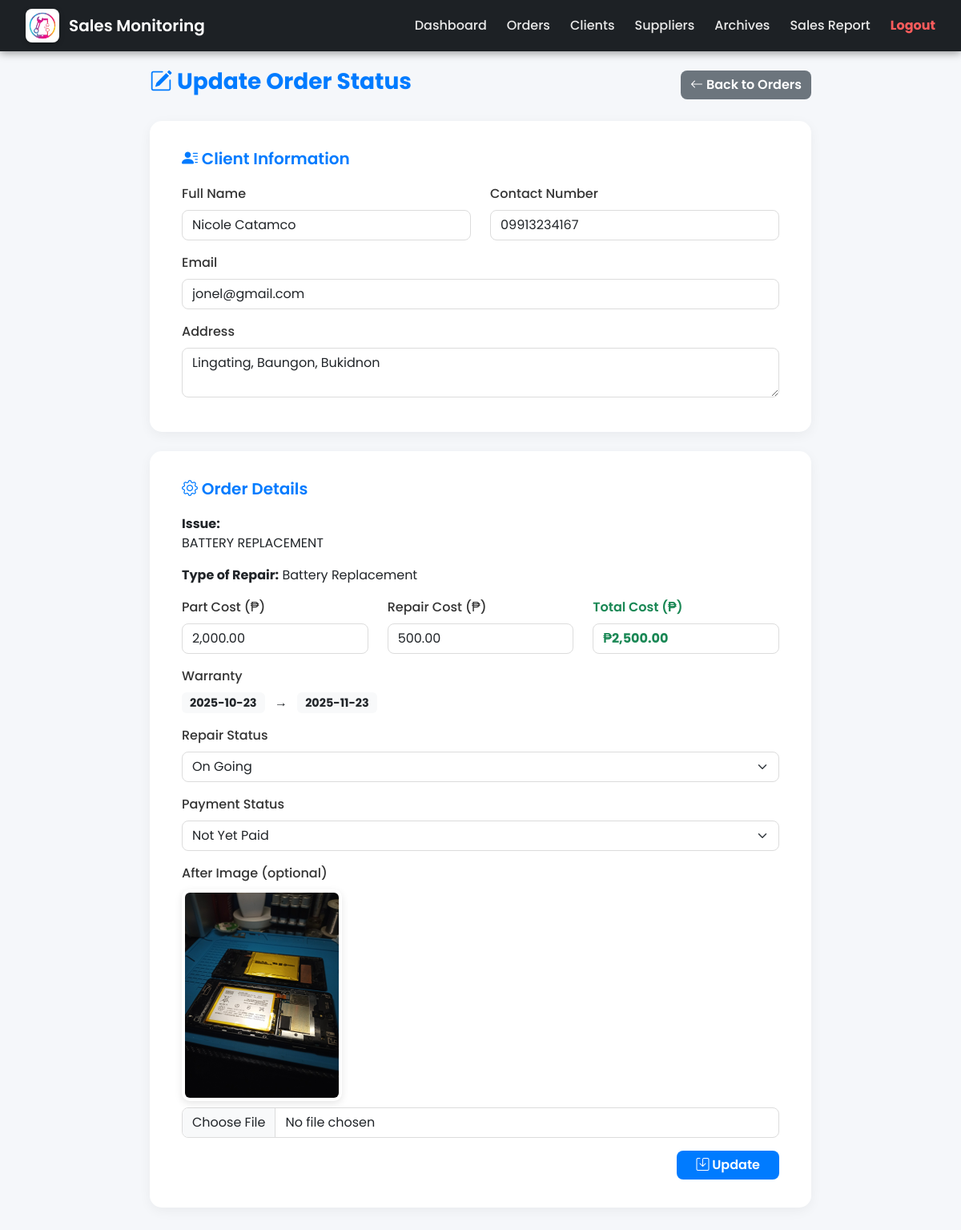
Screenshot of /pages/update_order_status.php?id=22 (signed in) with the database file from the repository.
### tables this page shows
CREATE TABLE `orders` (
  `order_id` int(11) NOT NULL,
  `client_id` int(11) NOT NULL,
  `issue` text DEFAULT NULL,
  `type_of_repair` text DEFAULT NULL,
  `total_amount` decimal(10,2) NOT NULL DEFAULT 0.00,
  `status` enum('Pending','On Going','Done','Finished','Pending Payment') DEFAULT 'Pending',
  `payment_status` enum('Not Yet Paid','Paid Downpayment','Paid Full in Cash','Pending','Paid','Unpaid') DEFAULT 'Not Yet Paid',
  `warranty_start` date DEFAULT curdate(),
  `warranty_end` date DEFAULT NULL,
  `date_created` datetime DEFAULT current_timestamp(),
  `created_at` timestamp NOT NULL DEFAULT current_timestamp(),
  `before_image` varchar(255) DEFAULT NULL,
  `after_image` varchar(255) DEFAULT NULL,
  `is_archived` tinyint(1) DEFAULT 0
);

CREATE TABLE `clients` (
  `client_id` int(11) NOT NULL,
  `fullname` varchar(255) NOT NULL,
  `contact_number` varchar(50) NOT NULL,
  `address` text NOT NULL,
  `email` varchar(255) NOT NULL,
  `date_added` datetime DEFAULT current_timestamp()
);

CREATE TABLE `order_details` (
  `detail_id` int(11) NOT NULL,
  `order_id` int(11) NOT NULL,
  `issue_description` text DEFAULT NULL,
  `part_name` varchar(255) DEFAULT NULL,
  `part_cost` decimal(10,2) DEFAULT NULL,
  `repair_cost` decimal(10,2) DEFAULT NULL,
  `category` varchar(100) DEFAULT NULL,
  `total_cost` decimal(10,2) NOT NULL DEFAULT 0.00,
  `photo` varchar(255) DEFAULT NULL,
  `date_added` datetime DEFAULT current_timestamp()
);

### pages/update_order_status.php (the view, shortened to what this page needs)
<?php
include('../db_connect.php');
$order_id = intval($_GET['id']);
$sql = "
  SELECT
    o.order_id,
    o.status AS repair_status,
    o.payment_status,
    o.warranty_start,
    o.warranty_end,
    o.before_image,
    o.after_image,
    o.type_of_repair,
    o.issue,
    c.fullname,
    c.contact_number,
    c.address,
    c.email,
    d.part_cost,
    d.repair_cost,
    d.total_cost
  FROM orders o
  LEFT JOIN clients c ON o.client_id = c.client_id
  LEFT JOIN order_details d ON o.order_id = d.order_id
  WHERE o.order_id = ?
  LIMIT 1
";
$stmt = $conn->prepare($sql);
$stmt->bind_param('i', $order_id);
$stmt->execute();
$res = $stmt->get_result();
$order = $res->fetch_assoc();
?>
<?php include('../includes/header.php'); ?>
<main class="main-content">
  <div class="container" style="max-width:850px;">
    <div class="d-flex justify-content-between align-items-center mb-4">
      <h3><i class="bi bi-pencil-square"></i> Update Order Status</h3>
      <a href="orders.php" class="btn btn-secondary">
        <i class="bi bi-arrow-left"></i> Back to Orders
      </a>
    </div>
    <div class="card mb-4">
      <h5><i class="bi bi-person-lines-fill"></i> Client Information</h5>
      <div class="row">
        <div class="col-md-6 mb-3">
          <label class="form-label">Full Name</label>
          <input class="form-control" value="<?php echo htmlspecialchars($order['fullname']); ?>" readonly>
        </div>
        <div class="col-md-6 mb-3">
          <label class="form-label">Contact Number</label>
          <input class="form-control" value="<?php echo htmlspecialchars($order['contact_number']); ?>" readonly>
        </div>
        <div class="col-md-12 mb-3">
          <label class="form-label">Email</label>
          <input class="form-control" value="<?php echo htmlspecialchars($order['email']); ?>" readonly>
        </div>
        <div class="col-md-12 mb-2">
          <label class="form-label">Address</label>
          <textarea class="form-control" rows="2" readonly><?php echo htmlspecialchars($order['address']); ?></textarea>
        </div>
      </div>
    </div>
    <form method="POST" enctype="multipart/form-data">
      <div class="card">
        <h5><i class="bi bi-gear"></i> Order Details</h5>
        <p><strong>Issue:</strong><br><?php echo nl2br(htmlspecialchars($order['issue'] ?? '')); ?></p>
        <p><strong>Type of Repair:</strong> <?php echo htmlspecialchars($order['type_of_repair'] ?? ''); ?></p>
        <div class="row mb-3">
          <div class="col-md-4">
            <label class="form-label">Part Cost (₱)</label>
            <input class="form-control" value="<?php echo number_format($order['part_cost'] ?? 0, 2); ?>" readonly>
          </div>
          <div class="col-md-4">
            <label class="form-label">Repair Cost (₱)</label>
            <input class="form-control" value="<?php echo number_format($order['repair_cost'] ?? 0, 2); ?>" readonly>
          </div>
          <div class="col-md-4">
            <label class="form-label text-success fw-semibold">Total Cost (₱)</label>
            <input class="form-control text-success fw-bold" value="₱<?php echo number_format($order['total_cost'] ?? 0, 2); ?>" readonly>
          </div>
        </div>
        <div class="mb-3">
          <label class="form-label">Warranty</label>
          <div>
            <span class="badge bg-light text-dark"><?php echo htmlspecialchars($order['warranty_start'] ?? ''); ?></span>
            <span class="mx-2">→</span>
            <span class="badge bg-light text-dark"><?php echo htmlspecialchars($order['warranty_end'] ?? ''); ?></span>
          </div>
        </div>
        <div class="mb-3">
          <label class="form-label">Repair Status</label>
          <select name="repair_status" class="form-select" required>
            <option value="On Going" <?php if (($order['repair_status'] ?? '') === 'On Going') echo 'selected'; ?>>On Going</option>
          </select>
        </div>
        <div class="mb-3">
          <label class="form-label">Payment Status</label>
          <select name="payment_status" class="form-select" required>
            <option value="Not Yet Paid" <?php if (($order['payment_status'] ?? '') === 'Not Yet Paid') echo 'selected'; ?>>Not Yet Paid</option>
          </select>
        </div>
        <div class="mb-3">
          <label class="form-label">After Image (optional)</label>
          <?php if (!empty($order['after_image'])): ?>
            <div class="mb-2">
              <img src="../assets/uploads/<?php echo htmlspecialchars($order['after_image']); ?>" alt="After image" class="img-thumbnail" style="max-width:200px;">
            </div>
          <?php else: ?>
            <p class="text-muted">No after image uploaded.</p>
          <?php endif; ?>
          <input type="file" name="after_image" class="form-control" accept="image/*">
        </div>
        <div class="text-end">
          <button type="submit" class="btn btn-primary px-4">
            <i class="bi bi-save"></i> Update
          </button>
        </div>
      </div>
    </form>
  </div>
</main>
<?php include('../includes/footer.php'); ?>

### includes/header.php (style rules this page uses)
body { font-family: 'Poppins', sans-serif; margin: 0; }
main, .dashboard-container { padding-top: 85px !important; }

### pages/update_order_status.php (style rules this page uses)
body { font-family: 'Poppins', sans-serif; background-color: #f5f7fa; }
.main-content { padding: 60px 0; min-height: 100vh; }
h3 { font-weight: 700; color: #007bff; }
.card { background: #fff; border: none; border-radius: 15px; box-shadow: 0 4px 15px rgba(0,0,0,0.05); padding: 35px 40px; }
.form-label { font-weight: 500; color: #333; }
.form-control, .form-select { border-radius: 8px; border: 1px solid #dcdcdc; transition: border-color 0.3s ease; }
.btn { border-radius: 8px; font-weight: 600; }
.btn-primary { background-color: #007bff; border: none; }
.btn-secondary { background-color: #6c757d; border: none; }
.badge { padding: 6px 10px; font-size: 0.9rem; border-radius: 6px; }
.img-thumbnail { border: none; border-radius: 10px; box-shadow: 0 3px 10px rgba(0,0,0,0.1); }
.card h5 { font-weight: 600; color: #007bff; margin-bottom: 20px; }

### rows the page displays
orders: client.fullname "Nicole Catamco", client.contact_number "09913234167", client.email "jonel@gmail.com", client.address "Lingating, Baungon, Bukidnon", issue "BATTERY REPLACEMENT", type_of_repair "Battery Replacement", part_cost "2,000.00", repair_cost "500.00", total_cost "₱2,500.00", warranty_start "2025-10-23", warranty_end "2025-11-23", repair_status "On Going", payment_status "Not Yet Paid", after_image (picture)
